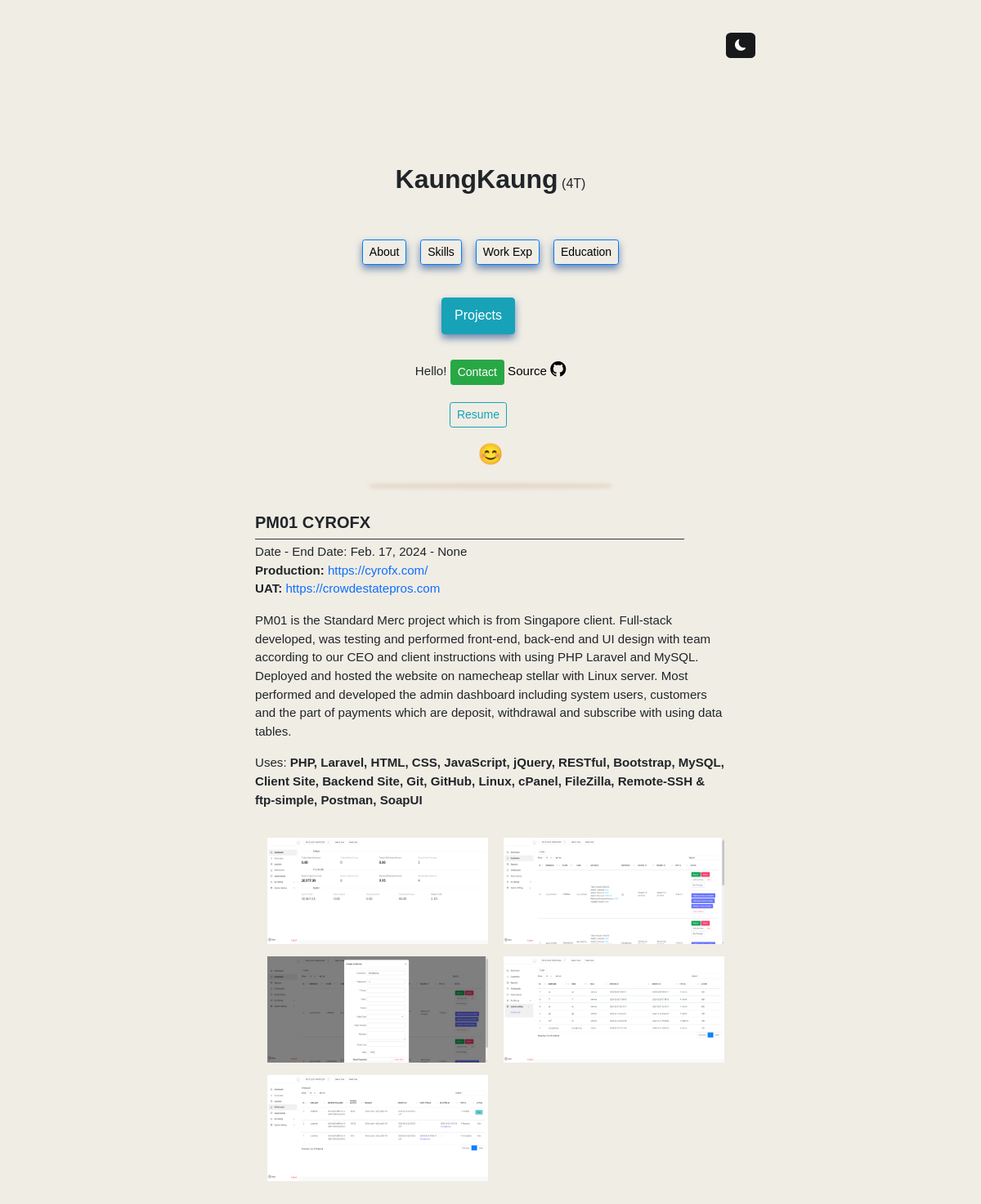
Page /projects2/8 on the committed database.
### display/models.py (models this page shows)
class Work_project(models.Model):
    user = models.ForeignKey(Profile, default=None, on_delete=models.CASCADE)
    title = models.CharField(max_length=255, null=True, blank=True)
    description = models.TextField(null=True, blank=True)
    tech = models.CharField(max_length=255, null=True, blank=True)
    date= models.DateField(null=True, blank=True)
    end_date = models.DateField(null=True, blank=True)
    url = models.URLField(null=True, blank=True)
    uat_url = models.URLField(null=True, blank=True)
    image1 = models.ImageField(upload_to="work_project")
    image2 = models.ImageField(upload_to="work_project")
    image3 = models.ImageField(upload_to="work_project")
    image4 = models.ImageField(upload_to="work_project")
    image5 = models.ImageField(upload_to="work_project", null=True, blank=True)

### display/views.py (the view)
def double_project2(request, pk):
    work_project = Work_project.objects.get(id=pk)
    context = {
        "work_project": work_project
    }
    return render(request, "projects2.html",
                    {"context": context})

### template/projects2.html
{% extends 'main.html' %}
{% block content %}
{% include 'chain.html' %}
{% include 'profile.html' %}
<div style="height:10px;"></div>
<div class="box1 new_box"></div>
<div style="height:42px;"></div>
<div class="context" style="width: 48%;">
    <div class="about" style="margin:auto;max-width:590px;font-size:15.1px;">
        <h5 style="font-weight: bold;">{{ context.work_project.title }}</h5>
            <legend class="border-bottom border-dark mb-1" style="width:525px;"></legend>
        <p style="white-space: pre-line;"><span> Date - End Date:</span> {{ context.work_project.date }} - {{ context.work_project.end_date }}
    <span style="font-weight: bold;">Production:</span> <a class="plink" target="_blank" href="{{ context.work_project.url }}">{{ context.work_project.url }}</a>
    <span style="font-weight: bold;">UAT:</span> <a class="plink" target="_blank" href="{{ context.work_project.uat_url }}">{{ context.work_project.uat_url }}</a>
        </p>
        <div style="display: block;">
            <div style="margin-bottom: 35px;">
                <p>{{ context.work_project.description }}</p>
                <p>Uses: <span style="font-weight: bold;">{{ context.work_project.tech }}</span></p>
                </div>
            <div class="">
            {% if context.work_project.image1 %}
                <img src="{{ context.work_project.image1.url }}" alt="" style="
                width: 270px; height:130px;margin-left: 15px;margin-bottom: 15px;">
            {% endif %}
            {% if context.work_project.image2 %}
                <img src="{{ context.work_project.image2.url }}" alt="" style="
                width: 270px; height:130px;margin-left: 15px;margin-bottom: 15px;">
            {% endif %}
            {% if context.work_project.image3 %}
                <img src="{{ context.work_project.image3.url }}" alt="" style="
                width: 270px; height:130px;margin-left: 15px;margin-bottom: 15px;">
            {% endif %}
            {% if context.work_project.image4 %}
                <img src="{{ context.work_project.image4.url }}" alt="" style="
                width: 270px; height:130px;margin-left: 15px;margin-bottom: 15px;">
            {% endif %}
            {% if context.work_project.image5 %}
                <img src="{{ context.work_project.image5.url }}" alt="" style="
                width: 270px; height:130px;margin-left: 15px;margin-bottom: 15px;">
            {% endif %}
                </div>
        </div>
    </div>
</div>
<footer style="height:150px;"></footer>
{% endblock %}

### static/style.css (style rules this page uses)
.context { margin: auto; width: 70%; }
body { min-width: 279px; background-color:#F0EDE5; margin: 0px auto; font-family: Tahoma,Verdana,Segoe,sans-serif; }
a { color:black; text-decoration:none; }
.plink { color:#0d6efd; }
img { transition: .3s ease-in-out; }
.about { animation: transition 1.00s; }
html { scroll-behavior: smooth; }
.box1 { box-shadow: 0px 10px 4px 3px rgba(223, 207, 190,0.7); }
.new_box { height:1px;border-radius: 50%;margin:auto;max-width:290px; }

### rows in the picture
Work_project: work_project "PM01 CYROFX", work_project "Feb. 17, 2024", work_project.end_date "None", work_project "https://cyrofx.com/", work_project.uat_url "https://crowdestatepros.com", work_project.description "PM01 is the Standard Merc project which is from Singapore client. Full-stack developed, was testing and performed front-end, back-end and UI design with team according to our CEO and client instructions with using PHP Laravel and MySQL. Deployed and hosted the website on namecheap stellar with Linux server. Most performed and developed the admin dashboard including system users, customers and the part of payments which are deposit, withdrawal and subscribe with using data tables.", work_project.tech "PHP, Laravel, HTML, CSS, JavaScript, jQuery, RESTful, Bootstrap, MySQL, Client Site, Backend Site, Git, GitHub, Linux, cPanel, FileZilla, Remote-SSH & ftp-simple, Postman, SoapUI", work_project.image1 (picture), work_project.image2 (picture), work_project.image3 (picture), work_project.image4 (picture), work_project.image5 (picture)
